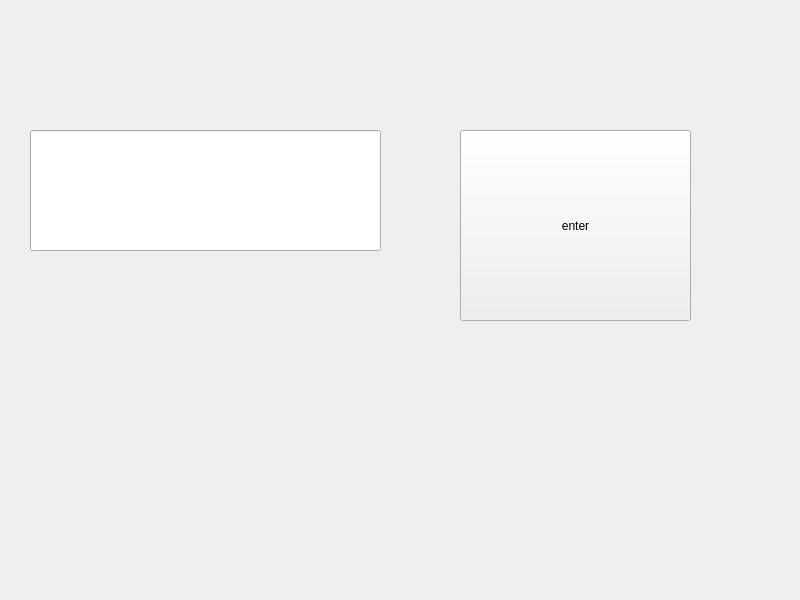
<?xml version="1.0" encoding="UTF-8"?>
<ui version="4.0">
 <class>MainWindow</class>
 <widget class="QMainWindow" name="MainWindow">
  <property name="geometry">
   <rect>
    <x>0</x>
    <y>0</y>
    <width>800</width>
    <height>600</height>
   </rect>
  </property>
  <property name="windowTitle">
   <string>MainWindow</string>
  </property>
  <widget class="QWidget" name="centralwidget">
   <widget class="QLineEdit" name="line_edit">
    <property name="geometry">
     <rect>
      <x>30</x>
      <y>130</y>
      <width>351</width>
      <height>121</height>
     </rect>
    </property>
   </widget>
   <widget class="QPushButton" name="button">
    <property name="geometry">
     <rect>
      <x>460</x>
      <y>130</y>
      <width>231</width>
      <height>191</height>
     </rect>
    </property>
    <property name="text">
     <string>enter</string>
    </property>
   </widget>
  </widget>
 </widget>
 <resources/>
 <connections/>
</ui>
